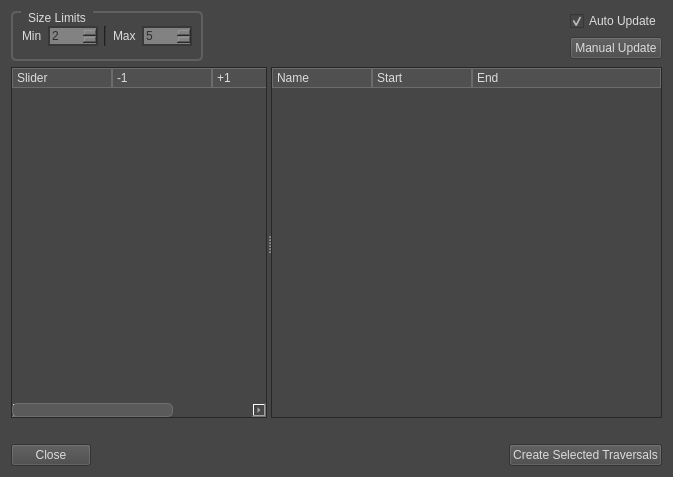
<?xml version="1.0" encoding="UTF-8"?>
<ui version="4.0">
 <class>Dialog</class>
 <widget class="QDialog" name="Dialog">
  <property name="geometry">
   <rect>
    <x>0</x>
    <y>0</y>
    <width>673</width>
    <height>477</height>
   </rect>
  </property>
  <property name="windowTitle">
   <string>Traversal Check</string>
  </property>
  <property name="styleSheet">
   <string notr="true">
QWidget{
	background-color: rgb(70, 70, 70);
	alternate-background-color: rgb(80, 80, 80);
	color: rgb(220, 220, 220);
	font: 8pt &quot;MS Shell Dlg 2&quot;;
}

QGroupBox{
    border: 2px solid rgb(96, 96, 96);
    border-radius: 5px;
    margin-top: 2ex; /* leave space at the top for the title */
	padding: 4px 0px;
	/*padding-top: 3px;
	padding-bottom: 3px;*/
}

QGroupBox::title {
	subcontrol-origin: margin;
	subcontrol-position: top left;
	padding: 0 5px;
	left: 10px;
}




QAbstractSpinBox{
	color: rgb(45, 45, 45);
	background-color: rgb(130, 130, 130);
	border: 2px solid rgb(56, 56, 56);
}

QComboBox{
	color: rgb(45, 45, 45);
	background-color: rgb(130, 130, 130);
	border: 2px solid rgb(56, 56, 56);
}

QLineEdit{
	color: rgb(45, 45, 45);
	background-color: rgb(130, 130, 130);
	border: 2px solid rgb(56, 56, 56);
}






QScrollBar:handle:horizontal{
    border-width: 1;
	border-color: rgb(110, 110, 110);
	border-radius: 5;
	border-style: solid;
	background-color: rgb(90, 90, 90);
}

QScrollBar:handle:vertical{
    border-width: 1;
	border-color: rgb(110, 110, 110);
	border-radius: 5;
	border-style: solid;
	background-color: rgb(90, 90, 90);
}

QHeaderView::section {
    background-color: rgb(80, 80, 80);
    padding-left: 4px;
    border: 1px solid rgb(108, 108, 108);
}

 QMenuBar::item {
     spacing: 3px; /* spacing between menu bar items */
     padding: 1px 4px;
     background: transparent;
     border-radius: 4px;
 }

 QMenuBar::item:selected { /* when selected using mouse or keyboard */
     background: rgb(168, 168, 168);
 }

 QMenuBar::item:pressed {
     background: rgb(136, 136, 136);
 }

QWidget:pressed {
	background-color: rgb(50, 50, 50);
}


QWidget[bgColor=&quot;red&quot;] {
	background-color: rgb(111, 57, 43);
}
QWidget[bgColor=&quot;red&quot;]:disabled {
	background-color: rgb(105, 77, 70);
}

QWidget[bgColor=&quot;orange&quot;] {
	background-color: rgb(138, 96, 67);
}
QWidget[bgColor=&quot;orange&quot;]:disabled {
	background-color: rgb(137, 116, 101);
}

QWidget[bgColor=&quot;blue&quot;] {
	background-color: rgb(44, 57, 67);
}
QWidget[bgColor=&quot;blue&quot;]:disabled {
	background-color: rgb(60, 67, 72);
}

QWidget[bgColor=&quot;green&quot;] {
	background-color: rgb(95, 103, 82);
}
QWidget[bgColor=&quot;green&quot;]:disabled {
	background-color: rgb(114, 118, 107);
}

QWidget[bgColor=&quot;yellow&quot;] {
	background-color: rgb(146, 128, 103);
}
QWidget[bgColor=&quot;yellow&quot;]:disabled {
	background-color: rgb(161, 152, 139);
}

QWidget[bgColor=&quot;lightRed&quot;] {
	background-color: rgb(132, 73, 58);
}
QWidget[bgColor=&quot;lightRed&quot;]:disabled {
	background-color: rgb(128, 98, 91);
}

QWidget[bgColor=&quot;lightOrange&quot;] {
	background-color: rgb(140, 104, 55);
}
QWidget[bgColor=&quot;lightOrange&quot;]:disabled {
	background-color: rgb(133, 114, 90);
}

QWidget[bgColor=&quot;lightBlue&quot;] {
	background-color: rgb(82, 98, 111);
}
QWidget[bgColor=&quot;lightBlue&quot;]:disabled {
	background-color: rgb(109, 117, 124);
}

QWidget[bgColor=&quot;lightGreen&quot;] {
	background-color: rgb(137, 148, 117);
}
QWidget[bgColor=&quot;lightGreen&quot;]:disabled {
	background-color: rgb(164, 169, 154);
}

QWidget[bgColor=&quot;lightYellow&quot;] {
	background-color: rgb(131, 115, 92);
}
QWidget[bgColor=&quot;lightYellow&quot;]:disabled {
	background-color: rgb(144, 136, 124);
}

QWidget[bgColor=&quot;darkRed&quot;] {
	background-color: rgb(79, 41, 31);
}
QWidget[bgColor=&quot;darkRed&quot;]:disabled {
	background-color: rgb(75, 55, 50);
}

QWidget[bgColor=&quot;darkOrange&quot;] {
	background-color: rgb(102, 71, 49);
}
QWidget[bgColor=&quot;darkOrange&quot;]:disabled {
	background-color: rgb(101, 85, 74);
}

QWidget[bgColor=&quot;darkBlue&quot;] {
	background-color: rgb(35, 45, 53);
}
QWidget[bgColor=&quot;darkBlue&quot;]:disabled {
	background-color: rgb(48, 53, 57);
}

QWidget[bgColor=&quot;darkGreen&quot;] {
	background-color: rgb(60, 65, 52);
}
QWidget[bgColor=&quot;darkGreen&quot;]:disabled {
	background-color: rgb(72, 74, 68);
}

QWidget[bgColor=&quot;darkYellow&quot;] {
	background-color: rgb(74, 65, 52);
}
QWidget[bgColor=&quot;darkYellow&quot;]:disabled {
	background-color: rgb(81, 77, 70);
}

</string>
  </property>
  <layout class="QVBoxLayout" name="verticalLayout_2">
   <item>
    <layout class="QHBoxLayout" name="horizontalLayout_2">
     <item>
      <widget class="QGroupBox" name="uiLimitGRP">
       <property name="title">
        <string>Size Limits</string>
       </property>
       <layout class="QHBoxLayout" name="horizontalLayout_3">
        <item>
         <widget class="QLabel" name="label_3">
          <property name="text">
           <string>Min</string>
          </property>
         </widget>
        </item>
        <item>
         <widget class="QSpinBox" name="uiMinLimitSPIN">
          <property name="sizePolicy">
           <sizepolicy hsizetype="Fixed" vsizetype="Fixed">
            <horstretch>0</horstretch>
            <verstretch>0</verstretch>
           </sizepolicy>
          </property>
          <property name="minimumSize">
           <size>
            <width>50</width>
            <height>0</height>
           </size>
          </property>
          <property name="minimum">
           <number>2</number>
          </property>
          <property name="maximum">
           <number>7</number>
          </property>
         </widget>
        </item>
        <item>
         <widget class="Line" name="line">
          <property name="orientation">
           <enum>Qt::Vertical</enum>
          </property>
         </widget>
        </item>
        <item>
         <widget class="QLabel" name="label_4">
          <property name="text">
           <string>Max</string>
          </property>
         </widget>
        </item>
        <item>
         <widget class="QSpinBox" name="uiMaxLimitSPIN">
          <property name="sizePolicy">
           <sizepolicy hsizetype="Fixed" vsizetype="Fixed">
            <horstretch>0</horstretch>
            <verstretch>0</verstretch>
           </sizepolicy>
          </property>
          <property name="minimumSize">
           <size>
            <width>50</width>
            <height>0</height>
           </size>
          </property>
          <property name="minimum">
           <number>2</number>
          </property>
          <property name="maximum">
           <number>7</number>
          </property>
          <property name="value">
           <number>5</number>
          </property>
         </widget>
        </item>
       </layout>
      </widget>
     </item>
     <item>
      <spacer name="horizontalSpacer_2">
       <property name="orientation">
        <enum>Qt::Horizontal</enum>
       </property>
       <property name="sizeHint" stdset="0">
        <size>
         <width>40</width>
         <height>20</height>
        </size>
       </property>
      </spacer>
     </item>
     <item>
      <layout class="QVBoxLayout" name="verticalLayout">
       <item>
        <widget class="QCheckBox" name="uiAutoUpdateCHK">
         <property name="toolTip">
          <string>Auto update sliders from UI selection</string>
         </property>
         <property name="text">
          <string>Auto Update</string>
         </property>
         <property name="checked">
          <bool>true</bool>
         </property>
        </widget>
       </item>
       <item>
        <widget class="QPushButton" name="uiManualUpdateBTN">
         <property name="enabled">
          <bool>false</bool>
         </property>
         <property name="text">
          <string>Manual Update</string>
         </property>
         <property name="bgColor" stdset="0">
          <string>orange</string>
         </property>
        </widget>
       </item>
      </layout>
     </item>
    </layout>
   </item>
   <item>
    <widget class="QSplitter" name="splitter">
     <property name="sizePolicy">
      <sizepolicy hsizetype="Expanding" vsizetype="Preferred">
       <horstretch>0</horstretch>
       <verstretch>1</verstretch>
      </sizepolicy>
     </property>
     <property name="orientation">
      <enum>Qt::Horizontal</enum>
     </property>
     <widget class="QTreeWidget" name="uiEditTREE">
      <property name="sizePolicy">
       <sizepolicy hsizetype="Expanding" vsizetype="Expanding">
        <horstretch>0</horstretch>
        <verstretch>1</verstretch>
       </sizepolicy>
      </property>
      <property name="selectionMode">
       <enum>QAbstractItemView::ExtendedSelection</enum>
      </property>
      <property name="rootIsDecorated">
       <bool>false</bool>
      </property>
      <property name="itemsExpandable">
       <bool>false</bool>
      </property>
      <column>
       <property name="text">
        <string>Slider</string>
       </property>
      </column>
      <column>
       <property name="text">
        <string>-1</string>
       </property>
      </column>
      <column>
       <property name="text">
        <string>+1</string>
       </property>
      </column>
      <column>
       <property name="text">
        <string>Dynamic</string>
       </property>
      </column>
     </widget>
     <widget class="QTreeWidget" name="uiTravCheckTREE">
      <property name="sizePolicy">
       <sizepolicy hsizetype="Expanding" vsizetype="Expanding">
        <horstretch>2</horstretch>
        <verstretch>1</verstretch>
       </sizepolicy>
      </property>
      <property name="selectionMode">
       <enum>QAbstractItemView::ExtendedSelection</enum>
      </property>
      <column>
       <property name="text">
        <string>Name</string>
       </property>
      </column>
      <column>
       <property name="text">
        <string>Start</string>
       </property>
      </column>
      <column>
       <property name="text">
        <string>End</string>
       </property>
      </column>
     </widget>
    </widget>
   </item>
   <item>
    <widget class="QLabel" name="uiWarningLBL">
     <property name="sizePolicy">
      <sizepolicy hsizetype="Preferred" vsizetype="Preferred">
       <horstretch>0</horstretch>
       <verstretch>0</verstretch>
      </sizepolicy>
     </property>
     <property name="text">
      <string/>
     </property>
    </widget>
   </item>
   <item>
    <layout class="QHBoxLayout" name="horizontalLayout">
     <item>
      <widget class="QPushButton" name="uiCancelBTN">
       <property name="text">
        <string>Close</string>
       </property>
       <property name="bgColor" stdset="0">
        <string>orange</string>
       </property>
      </widget>
     </item>
     <item>
      <spacer name="horizontalSpacer">
       <property name="orientation">
        <enum>Qt::Horizontal</enum>
       </property>
       <property name="sizeHint" stdset="0">
        <size>
         <width>40</width>
         <height>20</height>
        </size>
       </property>
      </spacer>
     </item>
     <item>
      <widget class="QPushButton" name="uiCreateSelectedBTN">
       <property name="text">
        <string>Create Selected Traversals</string>
       </property>
       <property name="bgColor" stdset="0">
        <string>orange</string>
       </property>
      </widget>
     </item>
    </layout>
   </item>
  </layout>
 </widget>
 <resources/>
 <connections>
  <connection>
   <sender>uiAutoUpdateCHK</sender>
   <signal>toggled(bool)</signal>
   <receiver>uiManualUpdateBTN</receiver>
   <slot>setDisabled(bool)</slot>
   <hints>
    <hint type="sourcelabel">
     <x>635</x>
     <y>25</y>
    </hint>
    <hint type="destinationlabel">
     <x>635</x>
     <y>50</y>
    </hint>
   </hints>
  </connection>
 </connections>
</ui>
